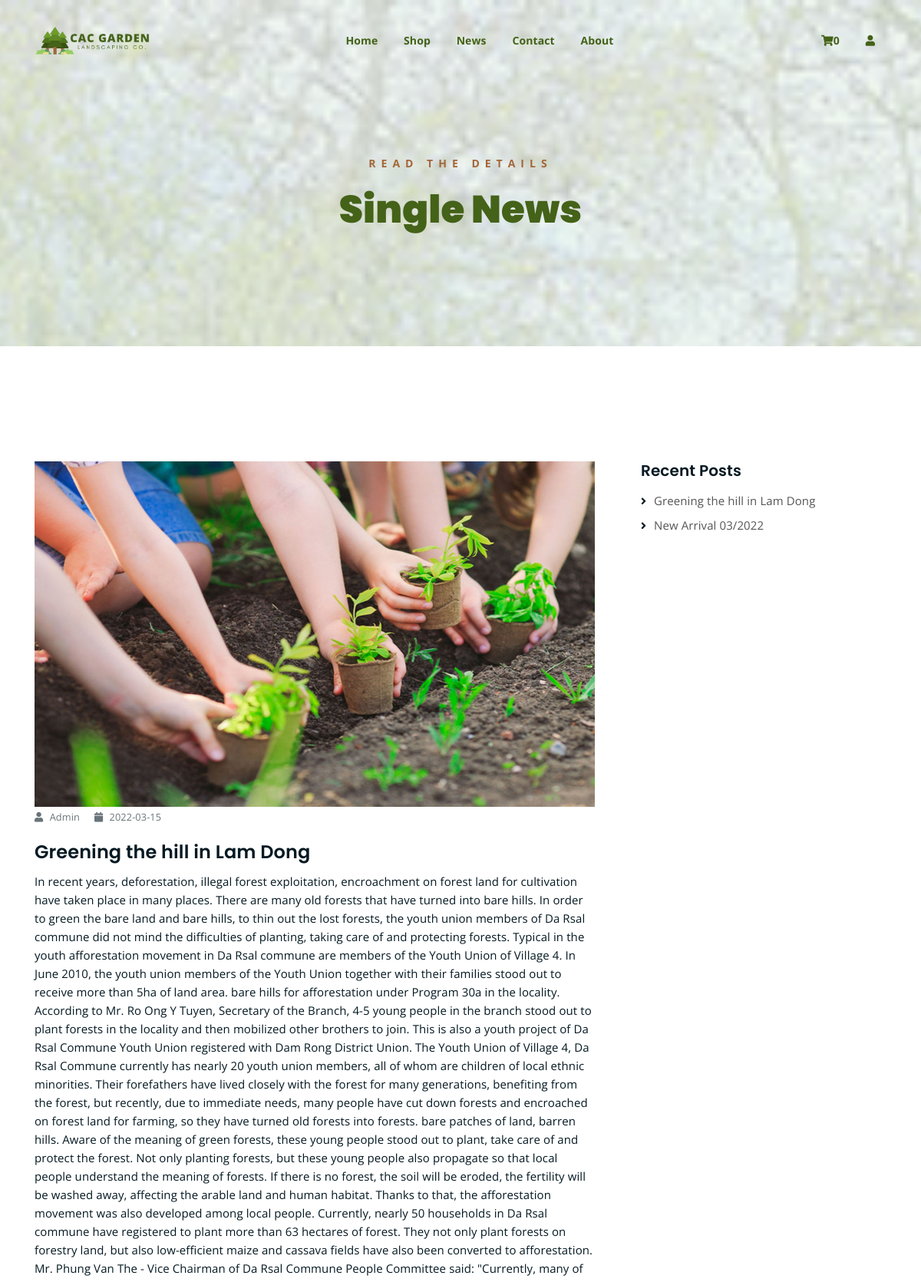
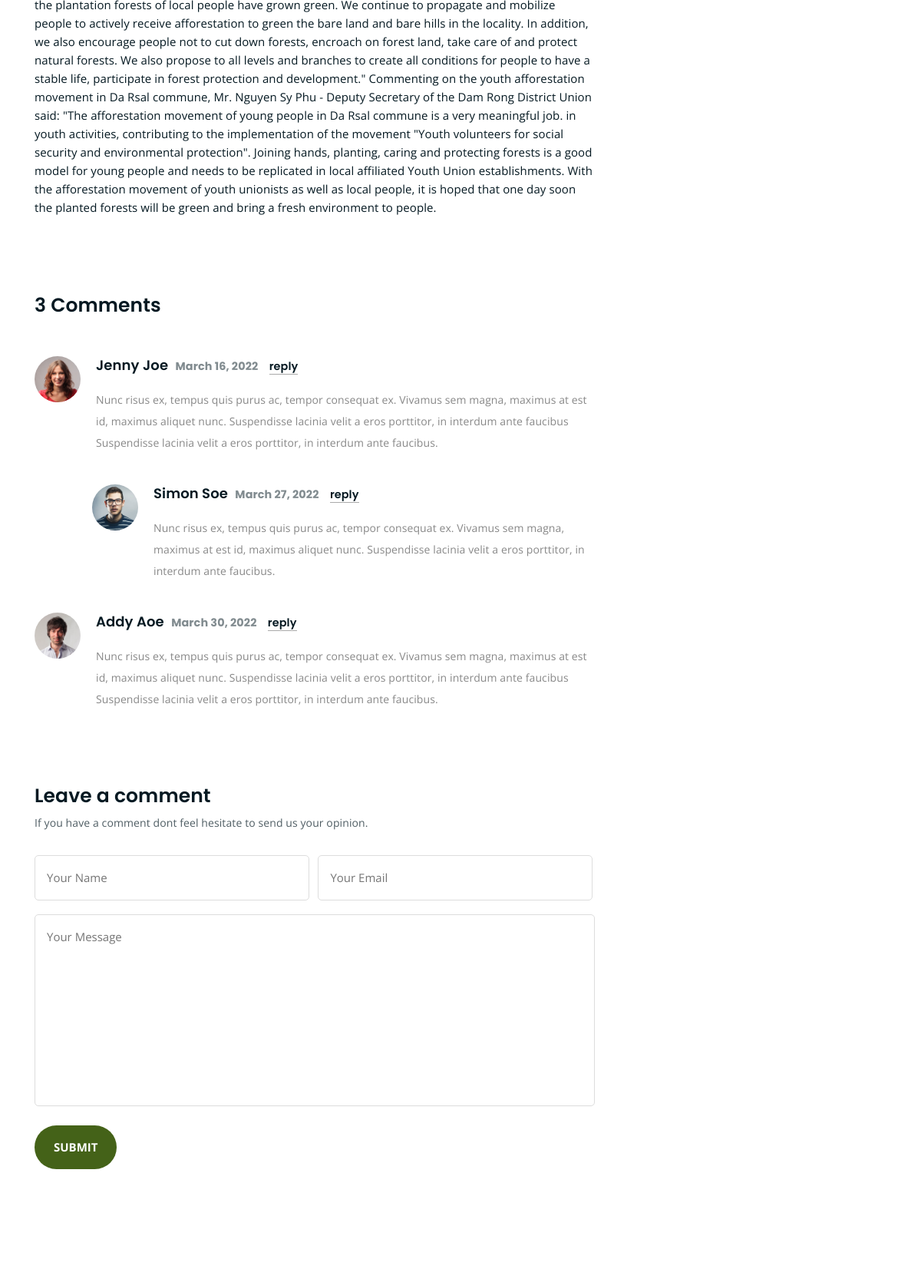
/pages/singlenews.php?news_id=1 (upper part), run on the app's committed database (2 pictures, top to bottom).
### tables this page shows
CREATE TABLE `news` (
  `news_id` int(10) NOT NULL,
  `news_title` varchar(255) NOT NULL,
  `news_post` varchar(255) NOT NULL,
  `news_day` date NOT NULL,
  `news_image` tinytext NOT NULL,
  `news_content` text NOT NULL,
  `news_pre` text NOT NULL
);

### data/data.php (called while the page is built, shortened)
<?php
class Database {
    public $host = "localhost";
    public $user = "root";
    public $pass = "";
    public $dbname = "cacgarden";
    public $link;
    private function connectDB(){
        $this->link = new mysqli($this->host, $this->user, $this->pass, $this->dbname);
    }
    public function select ($query){
        $result = $this->link->query($query) or die ($this->link->error.__LINE__);
        if($result->num_rows>0){
            return $result;
        } else {
            return false;
        }
    }
}
?>

### scripts/getsinglenews.php (the view)
<?php
include_once("../data/data.php");
?>
<?php
    class News1{
        public function GetNews(){
            $news_id = $_GET['news_id'];
            $sql = "SELECT * FROM news where news_id='$news_id' " ;
            $db = new Database();
            $result= $db->select($sql);
            return $result;
        }
    }
?>
<?php
    class News{
        public function ShowNews(){
            $ns1 = new News1();
            $result = $ns1->GetNews();
            while ($row = mysqli_fetch_array($result)){
                $new1 = <<<DELIMITER
                <div class="single-article-text">
                <div class="single-artcile-bg{$row['news_id']}"></div>
                <p class="blog-meta">
                    <span class="author"><i class="fas fa-user"></i> {$row['news_post']}</span>
                    <span class="date"><i class="fas fa-calendar"></i> {$row['news_day']}</span>
                </p>
                <h2>{$row['news_title']}</h2>
                <p>{$row['news_content']}</p>
                </div>
                DELIMITER;
                echo $new1;
            }
        }
    }
?>

### scripts/displaynews3.php
<?php
include_once("../data/data.php");
?>
<?php
    class News2{
        public function GetNews(){
            $sql = "SELECT * FROM news" ;
            $db = new Database();
            $result= $db->select($sql);
            return $result;
        }
    }
?>
<?php
    class Newsrc{
        public function ShowNews(){
            $ns = new News2();
            $result = $ns->GetNews();
            while ($row = mysqli_fetch_array($result)){
            $news = <<<DELIMITER
                        <ul>
                        <li><a href="pages/singlenews.php?news_id={$row['news_id']}">{$row['news_title']}</a></li>
                        </ul>
            DELIMITER;
            echo $news;
            }
        }
    }
?>

### assets/css/main.css (style rules this page uses)
html { font-size: 14px; font-weight: 400; line-height: 28px; height: 100%; }
body { font-family: "Open Sans", sans-serif; font-weight: 400; font-size: 1rem; letter-spacing: 0.1px; line-height: 1.8; color: #051922; overflow-x: hidden; }
body img { max-width: 100%; }
a { cursor: pointer; text-decoration: none; -webkit-transition: all 0.2s ease-in-out; -o-transition: all 0.2s ease-in-out; transition: all 0.2s ease-in-out; }
h1, .h1, h2, .h2, h3, .h3, h4, .h4, h5, .h5, h6, .h6 { font-family: "Poppins", sans-serif; font-weight: 700; margin: 0 0 1.25rem 0; color: #051922; }
h2, .h2 { font-size: 3rem; font-weight: 700; line-height: 3.25rem; }
p { font-family: "Open Sans", sans-serif; font-weight: 400; font-size: 1rem; letter-spacing: 0.1px; line-height: 1.8; color: #051922; margin: 0 0 1.25rem 0; }
p:last-child { margin: 0; }
.site-logo { float: left; max-width: 150px; }
.site-logo { padding: 6px 0; }
.recent-posts ul li { -webkit-transition: 0.3s; -o-transition: 0.3s; transition: 0.3s; }
.sidebar-section ul li a { -webkit-transition: 0.3s; -o-transition: 0.3s; transition: 0.3s; }
html, body { height: 100%; }
p.blog-meta span { margin-right: 15px; opacity: 0.6; color: #051922; font-size: 0.85em; }
p.blog-meta span:last-child { margin-right: 0; }
p.blog-meta span i { margin-right: 5px; }
.single-artcile-bg1 { background-image: url(../img/news/news1.jpg); height: 450px; }
.single-article-text h2 { font-size: 24px; font-weight: 600; line-height: 1.4; margin-bottom: 10px; }
.single-article-text p { font-size: 15px; line-height: 1.6; color: #051922; }
.sidebar-section ul { margin: 0; padding: 0; list-style: none; }
.sidebar-section ul li { line-height: 1.5; }
.sidebar-section ul li a { color: #555; font-size: 15px; }
.recent-posts ul li, .archive-posts ul li { position: relative; padding-left: 17px; margin-bottom: 10px; }
.recent-posts ul li:before, .archive-posts ul li:before { position: absolute; left: 0; top: 2px; content: "\f105"; font-family: "Font Awesome 5 Free"; font-weight: 900; }

### data on the page
news: news_post "Admin", news_day "2022-03-15", news_title "Greening the hill in Lam Dong", news_content "In recent years, deforestation, illegal forest exploitation, encroachment on forest land for cultivation have taken place in many places. There are many old forests that have turned into bare hills. In order to green the bare land and bare hills, to thin out the lost forests, the youth union members of Da Rsal commune did not mind the difficulties of planting, taking care of and protecting forests. Typical in the youth afforestation movement in Da Rsal commune are members of the Youth Union of Village 4. In June 2010, the youth union members of the Youth Union together with their families stood out to receive more than 5ha of land area. bare hills for afforestation under Program 30a in the…"
news: news_title "New Arrival 03/2022"

### other printed values
$num_items_in_cart "0"
